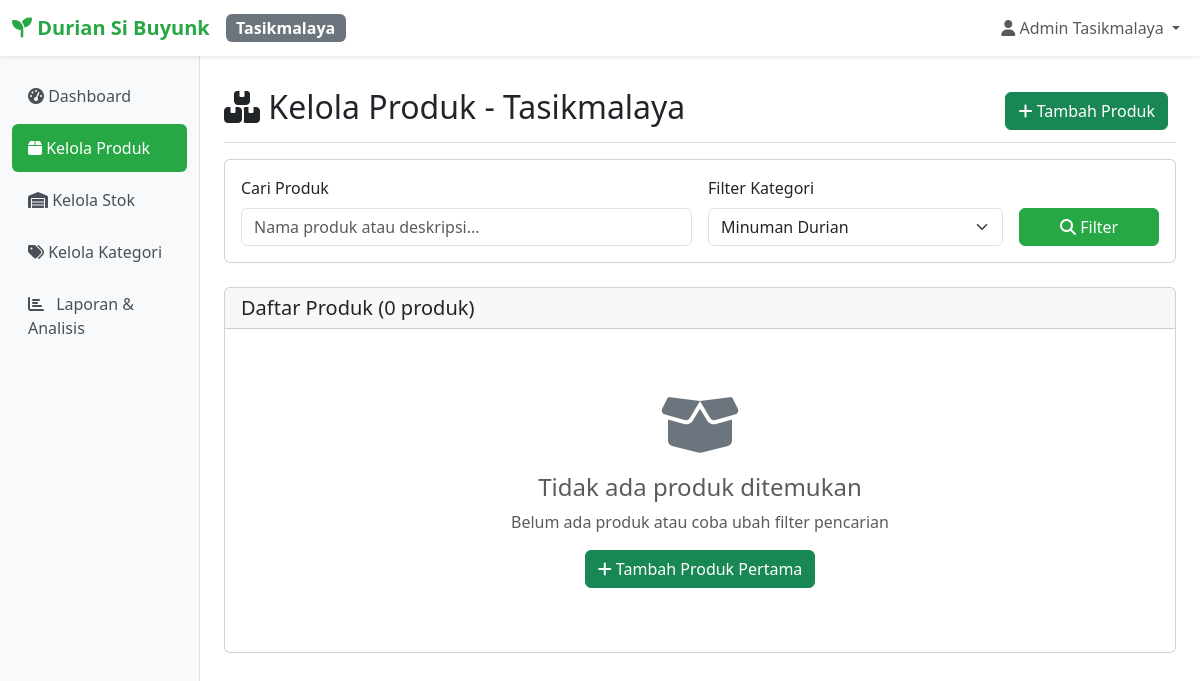
The app's page /cabang/tasik/produk/index.php?kategori=3 (signed in), older data.
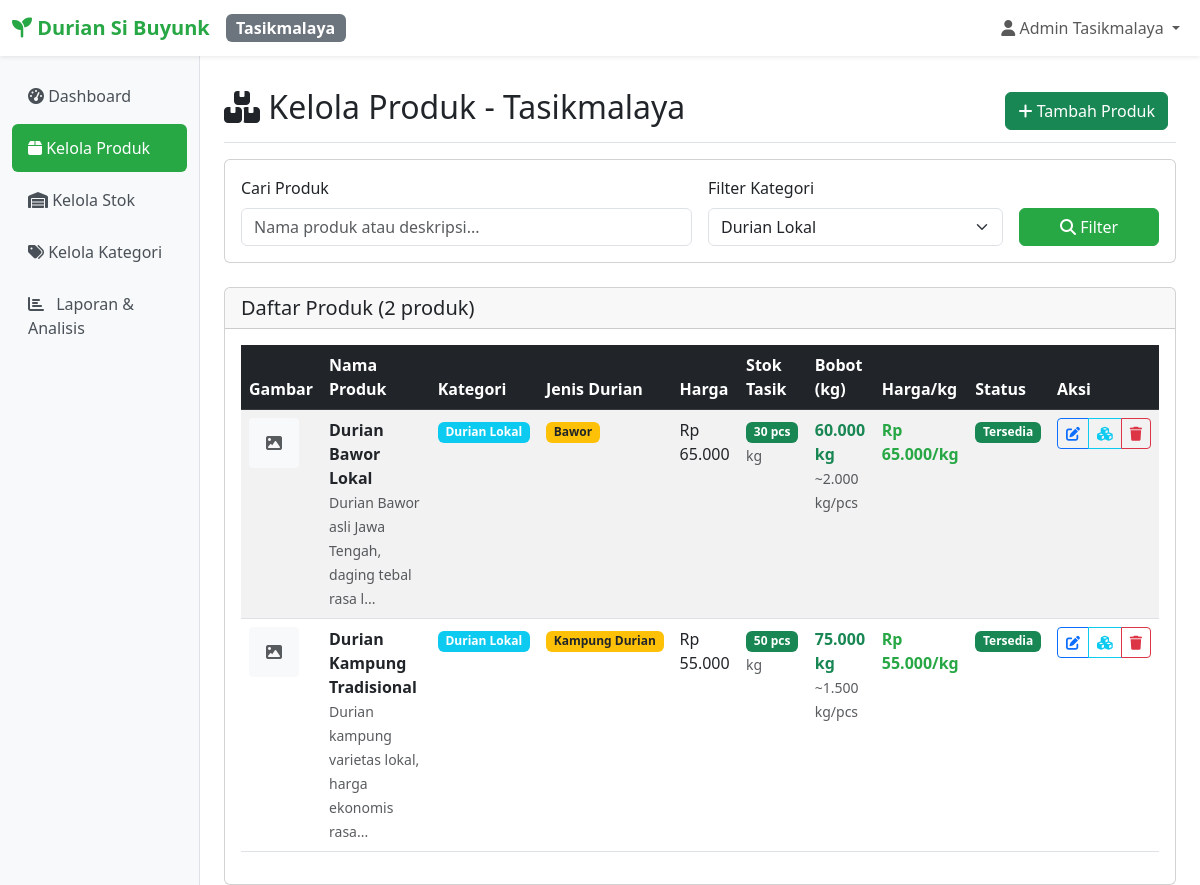
The same page, newer data.
### tables this page shows
CREATE TABLE `produk` (
  `id` int(11) NOT NULL,
  `nama_produk` varchar(200) NOT NULL,
  `kategori_id` int(11) DEFAULT NULL,
  `jenis_durian_id` int(11) DEFAULT NULL,
  `harga` decimal(12,2) NOT NULL,
  `harga_per_kg` decimal(12,2) DEFAULT 0.00 COMMENT 'Harga per kilogram',
  `stok_tasik` int(11) DEFAULT 0,
  `stok_garut` int(11) DEFAULT 0,
  `total_kg_tasik` decimal(10,3) DEFAULT 0.000 COMMENT 'Total berat stok Tasik dalam kg',
  `total_kg_garut` decimal(10,3) DEFAULT 0.000 COMMENT 'Total berat stok Garut dalam kg',
  `total_pcs_tasik` int(11) DEFAULT 0 COMMENT 'Total pieces Tasik',
  `total_pcs_garut` int(11) DEFAULT 0 COMMENT 'Total pieces Garut',
  `satuan` varchar(20) DEFAULT 'pcs',
  `deskripsi` text DEFAULT NULL,
  `gambar` varchar(255) DEFAULT NULL,
  `status` enum('aktif','nonaktif') DEFAULT 'aktif',
  `created_at` timestamp NOT NULL DEFAULT current_timestamp(),
  `updated_at` timestamp NOT NULL DEFAULT current_timestamp() ON UPDATE current_timestamp()
);

CREATE TABLE `kategori` (
  `id` int(11) NOT NULL,
  `nama_kategori` varchar(100) NOT NULL,
  `deskripsi` text DEFAULT NULL,
  `created_at` timestamp NOT NULL DEFAULT current_timestamp()
);

CREATE TABLE `jenis_durian` (
  `id` int(11) NOT NULL,
  `nama_jenis` varchar(100) NOT NULL,
  `deskripsi` text DEFAULT NULL,
  `created_at` timestamp NOT NULL DEFAULT current_timestamp()
);

### includes/functions.php (called while the page is built, shortened)
<?php
require_once __DIR__ . '/../config/config.php';
function getCategories() {
    try {
        $pdo = getConnection();
        $stmt = $pdo->query("SELECT * FROM kategori ORDER BY nama_kategori");
        return $stmt->fetchAll();
    } catch (Exception $e) {
        return [];
    }
}
function getProducts($cabang_id = null, $kategori_id = null, $search = null) {
    try {
        $pdo = getConnection();
        $sql = "SELECT p.*, k.nama_kategori, jd.nama_jenis,
                CASE
                    WHEN ? = 1 THEN p.stok_tasik
                    WHEN ? = 2 THEN p.stok_garut
                    ELSE (p.stok_tasik + p.stok_garut)
                END as stok
                FROM produk p
                LEFT JOIN kategori k ON p.kategori_id = k.id
                LEFT JOIN jenis_durian jd ON p.jenis_durian_id = jd.id
                WHERE p.status = 'aktif'";
        $params = [$cabang_id, $cabang_id];
        if ($kategori_id) {
            $sql .= " AND p.kategori_id = ?";
            $params[] = $kategori_id;
        }
        $sql .= " ORDER BY p.nama_produk";
        $stmt = $pdo->prepare($sql);
        $stmt->execute($params);
        return $stmt->fetchAll();
    } catch (Exception $e) {
        return [];
    }
}
?>

### config/config.php (called while the page is built, shortened)
<?php
function formatRupiah($amount) {
    return 'Rp ' . number_format($amount, 0, ',', '.');
}
?>

### cabang/tasik/produk/index.php (the view, shortened to what the changed rows need)
<?php
require_once __DIR__ . '/../../../includes/functions.php';
$kategori_id = isset($_GET['kategori']) ? (int)$_GET['kategori'] : null;
$search = isset($_GET['search']) ? sanitize($_GET['search']) : null;
$categories = getCategories();
$products = getProducts(CABANG_TASIK, $kategori_id, $search);
include __DIR__ . '/../../../includes/header.php';
?>
<div class="d-flex justify-content-between flex-wrap flex-md-nowrap align-items-center pt-3 pb-2 mb-3 border-bottom">
    <h1 class="h2"><i class="fas fa-boxes"></i> Kelola Produk - Tasikmalaya</h1>
</div>
<div class="card mb-4">
    <div class="card-body">
        <form method="GET" class="row g-3">
            <div class="col-md-4">
                <label for="kategori" class="form-label">Filter Kategori</label>
                <select class="form-select" id="kategori" name="kategori">
                    <?php foreach ($categories as $category): ?>
                        <option value="<?= $category['id'] ?>" <?= $kategori_id == $category['id'] ? 'selected' : '' ?>>
                            <?= htmlspecialchars($category['nama_kategori']) ?>
                        </option>
                    <?php endforeach; ?>
                </select>
            </div>
        </form>
    </div>
</div>
<div class="card">
    <div class="card-header">
        <h5 class="mb-0">Daftar Produk (<?= count($products) ?> produk)</h5>
    </div>
    <div class="card-body">
        <?php if (empty($products)): ?>
            <div class="text-center py-5">
                <i class="fas fa-box-open" style="font-size: 4rem; color: #6c757d;"></i>
                <h4 class="mt-3 text-muted">Tidak ada produk ditemukan</h4>
                <p class="text-muted">Belum ada produk atau coba ubah filter pencarian</p>
                <a href="tambah.php" class="btn btn-success">
                    <i class="fas fa-plus"></i> Tambah Produk Pertama
                </a>
            </div>
        <?php else: ?>
            <div class="table-responsive">
                <table class="table table-striped table-hover">
                    <thead class="table-dark">
                        <tr>
                            <th>Gambar</th>
                            <th>Nama Produk</th>
                            <th>Kategori</th>
                            <th>Jenis Durian</th>
                            <th>Harga</th>
                            <th>Stok Tasik</th>
                            <th>Bobot (kg)</th>
                            <th>Harga/kg</th>
                            <th>Status</th>
                            <th>Aksi</th>
                        </tr>
                    </thead>
                    <tbody>
                        <?php foreach ($products as $product): ?>
                            <tr>
                                <td>
                                    <?php if ($product['gambar'] && file_exists("../../../public/assets/images/products/" . $product['gambar'])): ?>
                                        <img src="../../../public/assets/images/products/<?= $product['gambar'] ?>"
                                             class="img-thumbnail" style="width: 50px; height: 50px; object-fit: cover;">
                                    <?php else: ?>
                                        <div class="bg-light d-flex align-items-center justify-content-center"
                                             style="width: 50px; height: 50px; border-radius: 4px;">
                                            <i class="fas fa-image text-muted"></i>
                                        </div>
                                    <?php endif; ?>
                                </td>
                                <td>
                                    <strong><?= htmlspecialchars($product['nama_produk']) ?></strong>
                                    <?php if ($product['deskripsi']): ?>
                                        <br><small class="text-muted"><?= htmlspecialchars(substr($product['deskripsi'], 0, 50)) ?>...</small>
                                    <?php endif; ?>
                                </td>
                                <td>
                                    <?php if ($product['nama_kategori']): ?>
                                        <span class="badge bg-info"><?= htmlspecialchars($product['nama_kategori']) ?></span>
                                    <?php else: ?>
                                        <span class="text-muted">-</span>
                                    <?php endif; ?>
                                </td>
                                <td>
                                    <?php if ($product['nama_jenis']): ?>
                                        <span class="badge bg-warning text-dark"><?= htmlspecialchars($product['nama_jenis']) ?></span>
                                    <?php else: ?>
                                        <span class="text-muted">-</span>
                                    <?php endif; ?>
                                </td>
                                <td><?= formatRupiah($product['harga']) ?></td>
                                <td>
                                    <span class="badge <?= $product['stok'] < 5 ? 'bg-danger' : ($product['stok'] < 10 ? 'bg-warning' : 'bg-success') ?>">
                                        <?= $product['stok'] ?> pcs
                                    </span>
                                    <?php if ($product['satuan']): ?>
                                        <br><small class="text-muted"><?= htmlspecialchars($product['satuan']) ?></small>
                                    <?php endif; ?>
                                </td>
                                <td>
                                    <span class="text-success fw-bold">
                                        <?= number_format($product['total_kg_tasik'], 3) ?> kg
                                    </span>
                                    <?php if ($product['stok'] > 0): ?>
                                        <br><small class="text-muted">
                                            ~<?= number_format($product['total_kg_tasik'] / $product['stok'], 3) ?> kg/pcs
                                        </small>
                                    <?php endif; ?>
                                </td>
                                <td>
                                    <?php if ($product['harga_per_kg']): ?>
                                        <span class="text-primary fw-bold">
                                            <?= formatRupiah($product['harga_per_kg']) ?>/kg
                                        </span>
                                    <?php else: ?>
                                        <span class="text-muted">-</span>
                                    <?php endif; ?>
                                </td>
                                <td>
                                    <?php if ($product['stok'] == 0): ?>
                                        <span class="badge bg-danger">Habis</span>
                                    <?php elseif ($product['stok'] < 5): ?>
                                        <span class="badge bg-warning">Menipis</span>
                                    <?php else: ?>
                                        <span class="badge bg-success">Tersedia</span>
                                    <?php endif; ?>
                                </td>
                                <td>
                                    <div class="btn-group btn-group-sm">
                                        <a href="edit.php?id=<?= $product['id'] ?>" class="btn btn-outline-primary" title="Edit">
                                            <i class="fas fa-edit"></i>
                                        </a>
                                        <button type="button" class="btn btn-outline-info"
                                                onclick="openStockModal(<?= $product['id'] ?>, '<?= htmlspecialchars($product['nama_produk']) ?>', <?= $product['stok_tasik'] ?>)"
                                                title="Update Stok">
                                            <i class="fas fa-cubes"></i>
                                        </button>
                                        <a href="hapus.php?id=<?= $product['id'] ?>" class="btn btn-outline-danger"
                                           onclick="return confirm('Yakin ingin menghapus produk ini?')" title="Hapus">
                                            <i class="fas fa-trash"></i>
                                        </a>
                                    </div>
                                </td>
                            </tr>
                        <?php endforeach; ?>
                    </tbody>
                </table>
            </div>
        <?php endif; ?>
    </div>
</div>
                </div>
            </main>
        </div>
    </div>
</body>
</html>

Row changes from the older to the newer data that the page shows:
added produk: nama_produk "Durian Bawor Lokal", deskripsi "Durian Bawor asli Jawa Tengah, daging tebal rasa l", kategori.nama_kategori "Durian Lokal", jenis_durian.nama_jenis "Bawor", harga "Rp 65.000", stok "30", satuan "kg", total_kg_tasik "60.000", stok "2.000", harga_per_kg "Rp 65.000"
added produk: nama_produk "Durian Kampung Tradisional", deskripsi "Durian kampung varietas lokal, harga ekonomis rasa", kategori.nama_kategori "Durian Lokal", jenis_durian.nama_jenis "Kampung Durian", harga "Rp 55.000", stok "50", satuan "kg", total_kg_tasik "75.000", stok "1.500", harga_per_kg "Rp 55.000"
Text that changed along with them:
form field kategori: "Minuman Durian" → "Durian Lokal"
count($products): "0" → "2"
text no longer shown: "Tidak ada produk ditemukan Belum ada produk atau coba ubah filter pencarian Tambah Produk Pertama"
text now shown: "Gambar Nama Produk Kategori Jenis Durian Harga Stok Tasik Bobot (kg) Harga/kg Status Aksi"
